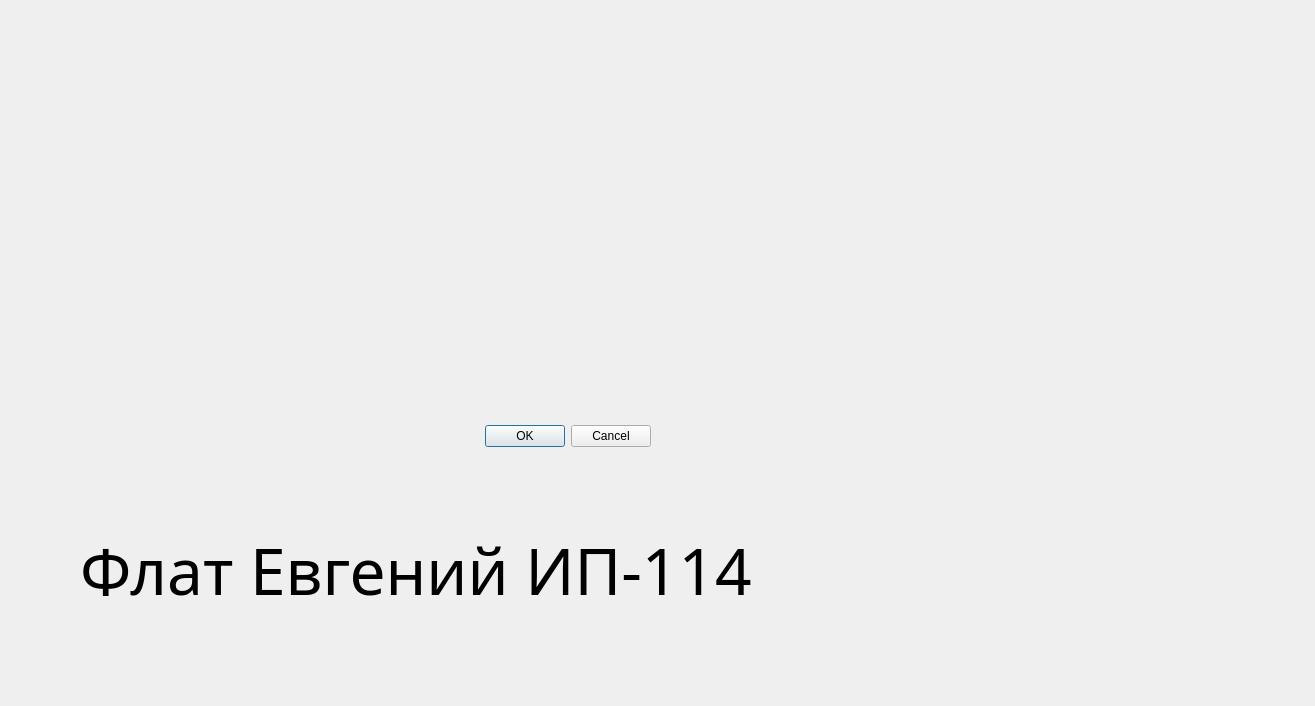
<?xml version="1.0" encoding="UTF-8"?>
<ui version="4.0">
 <class>Auth</class>
 <widget class="QDialog" name="Auth">
  <property name="geometry">
   <rect>
    <x>0</x>
    <y>0</y>
    <width>1315</width>
    <height>706</height>
   </rect>
  </property>
  <property name="windowTitle">
   <string>Информация об авторах</string>
  </property>
  <widget class="QDialogButtonBox" name="buttonBox">
   <property name="geometry">
    <rect>
     <x>310</x>
     <y>420</y>
     <width>341</width>
     <height>32</height>
    </rect>
   </property>
   <property name="orientation">
    <enum>Qt::Horizontal</enum>
   </property>
   <property name="standardButtons">
    <set>QDialogButtonBox::Cancel|QDialogButtonBox::Ok</set>
   </property>
  </widget>
  <widget class="QLabel" name="label">
   <property name="geometry">
    <rect>
     <x>40</x>
     <y>20</y>
     <width>1061</width>
     <height>371</height>
    </rect>
   </property>
   <property name="text">
    <string/>
   </property>
   <property name="pixmap">
    <pixmap>../../Downloads/Kdpiy1kUEMY.jpg</pixmap>
   </property>
  </widget>
  <widget class="QLabel" name="label_2">
   <property name="geometry">
    <rect>
     <x>80</x>
     <y>490</y>
     <width>921</width>
     <height>161</height>
    </rect>
   </property>
   <property name="font">
    <font>
     <family>Segoe Print</family>
     <pointsize>48</pointsize>
    </font>
   </property>
   <property name="text">
    <string>Флат Евгений ИП-114</string>
   </property>
   <property name="textFormat">
    <enum>Qt::RichText</enum>
   </property>
   <property name="scaledContents">
    <bool>false</bool>
   </property>
   <property name="wordWrap">
    <bool>false</bool>
   </property>
   <property name="buddy">
    <cstring></cstring>
   </property>
  </widget>
 </widget>
 <resources/>
 <connections>
  <connection>
   <sender>buttonBox</sender>
   <signal>accepted()</signal>
   <receiver>Auth</receiver>
   <slot>accept()</slot>
   <hints>
    <hint type="sourcelabel">
     <x>248</x>
     <y>254</y>
    </hint>
    <hint type="destinationlabel">
     <x>157</x>
     <y>274</y>
    </hint>
   </hints>
  </connection>
  <connection>
   <sender>buttonBox</sender>
   <signal>rejected()</signal>
   <receiver>Auth</receiver>
   <slot>reject()</slot>
   <hints>
    <hint type="sourcelabel">
     <x>316</x>
     <y>260</y>
    </hint>
    <hint type="destinationlabel">
     <x>286</x>
     <y>274</y>
    </hint>
   </hints>
  </connection>
 </connections>
</ui>
